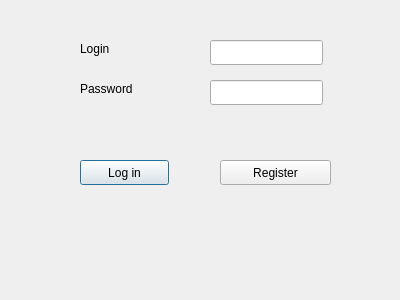
<?xml version="1.0" encoding="UTF-8"?>
<ui version="4.0">
 <class>LoginRegister</class>
 <widget class="QDialog" name="LoginRegister">
  <property name="geometry">
   <rect>
    <x>0</x>
    <y>0</y>
    <width>400</width>
    <height>300</height>
   </rect>
  </property>
  <property name="windowTitle">
   <string>Dialog</string>
  </property>
  <widget class="QLineEdit" name="lineEdit">
   <property name="geometry">
    <rect>
     <x>210</x>
     <y>40</y>
     <width>113</width>
     <height>25</height>
    </rect>
   </property>
  </widget>
  <widget class="QLineEdit" name="lineEdit_2">
   <property name="geometry">
    <rect>
     <x>210</x>
     <y>80</y>
     <width>113</width>
     <height>25</height>
    </rect>
   </property>
  </widget>
  <widget class="QLabel" name="label">
   <property name="geometry">
    <rect>
     <x>80</x>
     <y>40</y>
     <width>67</width>
     <height>17</height>
    </rect>
   </property>
   <property name="text">
    <string>Login</string>
   </property>
  </widget>
  <widget class="QLabel" name="label_2">
   <property name="geometry">
    <rect>
     <x>80</x>
     <y>80</y>
     <width>67</width>
     <height>17</height>
    </rect>
   </property>
   <property name="text">
    <string>Password</string>
   </property>
  </widget>
  <widget class="QPushButton" name="pushButton">
   <property name="geometry">
    <rect>
     <x>80</x>
     <y>160</y>
     <width>89</width>
     <height>25</height>
    </rect>
   </property>
   <property name="text">
    <string>Log in</string>
   </property>
  </widget>
  <widget class="QPushButton" name="pushButton_2">
   <property name="geometry">
    <rect>
     <x>220</x>
     <y>160</y>
     <width>111</width>
     <height>25</height>
    </rect>
   </property>
   <property name="text">
    <string>Register</string>
   </property>
  </widget>
  <widget class="QLabel" name="label_3">
   <property name="geometry">
    <rect>
     <x>80</x>
     <y>120</y>
     <width>281</width>
     <height>20</height>
    </rect>
   </property>
   <property name="text">
    <string/>
   </property>
  </widget>
 </widget>
 <resources/>
 <connections/>
</ui>
